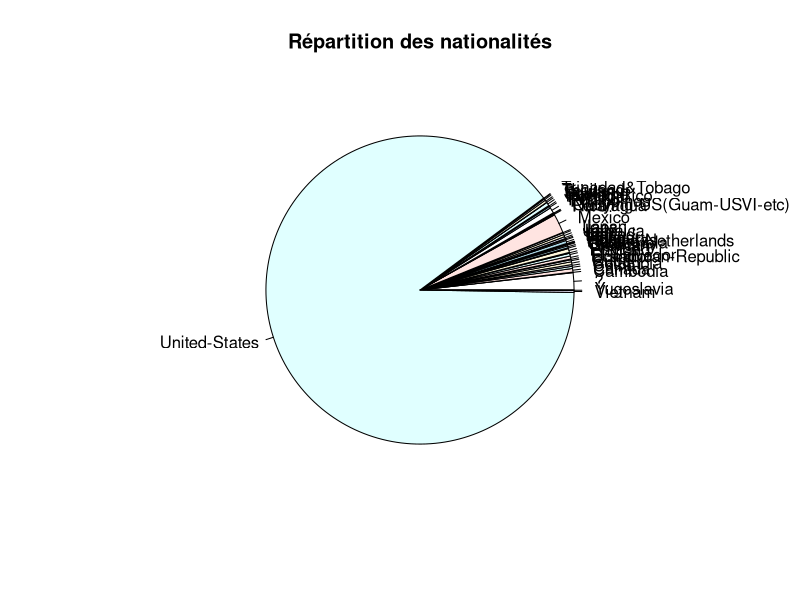
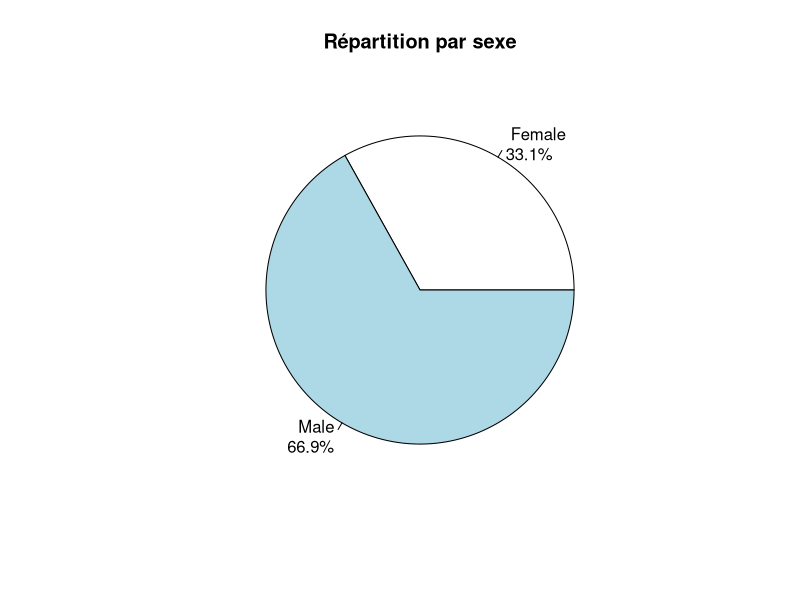
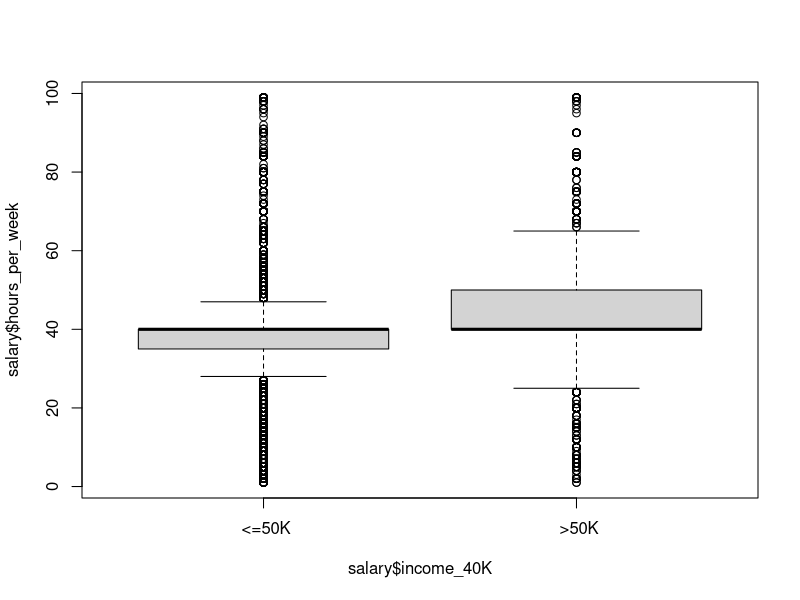
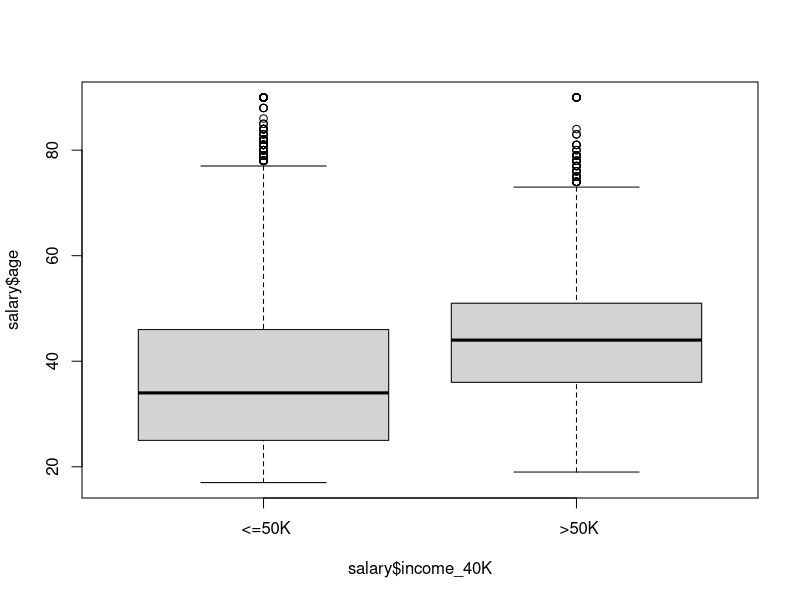
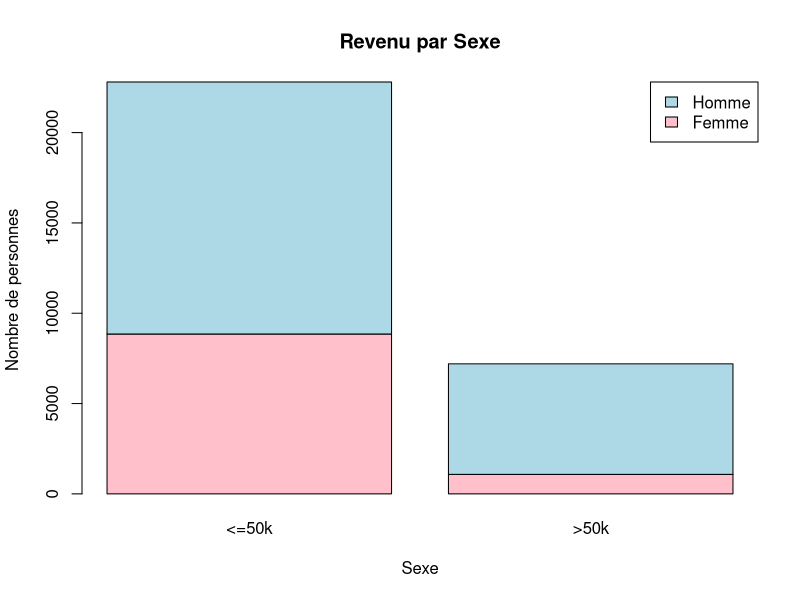

Reproduce these figures in R, in order. (Note: this script raises an error after producing the figures.)
## ---- chunk 1
salary <- read.csv("Salarie.csv")
## ---- chunk 2
# Compter le nombre d'éléments par type dans chaque colonne
count_by_type <- lapply(salary, table)

# Afficher les résultats
print(count_by_type)
## ---- chunk 3
summary(salary$workclass[salary$workclass == " ?"])
summary(salary$workclass[salary$occupation == " ?"])
summary(salary$workclass[salary$native_country == " ?"])
## ---- chunk 4
summary(salary)
str(salary)
## ---- chunk 5
head(salary)
tail(salary)
## ---- chunk 6
View(salary)
## ---- chunk 7
colonnes <- ncol(salary)
colnames(salary)

lignes <- nrow(salary)

sprintf("Le dataframe a %d lignes et %d colonnes.", lignes, colonnes)
## ---- chunk 8
valeurs_manquantes_par_colonne <- colSums(is.na(salary))
print(valeurs_manquantes_par_colonne)
## ---- chunk 9
nationalite <- unique(salary$native_country)
print(nationalite)

table_nationalites <- table(salary$native_country)

# Créer un diagramme en camembert avec la fonction pie()
pie(table_nationalites, labels = names(table_nationalites), main = "Répartition des nationalités")

# Afficher le nombre de lignes par nationalité
print(table_nationalites)
## ---- chunk 10
table_sexe <- table(salary$sex)
pourcentages <- round(100 * table_sexe / sum(table_sexe), 1)
pie(table_sexe, labels = sprintf("%s\n%.1f%%", names(table_sexe), pourcentages), main = "Répartition par sexe")
## ---- chunk 11
table_marital <- table(salary$marital_status)
print(table_marital)

## ---- chunk 12
boxplot(salary$hours_per_week ~ salary$income_40K, data = salary)
boxplot(salary$age ~ salary$income_40K, data = salary)


salary$sex_binary <- ifelse(salary$sex == " Male", 1, 0)


## ---- chunk 13

# Recodage de la variable income_40k en income_50k qui aura
class(salary$income_40K)
class(as.factor(salary$income_40K))
class(as.factor(salary$sex))


which(is.na(salary$sex))
which(is.na(salary$income_40K))

which(is.infinite(salary$sex))
which(is.infinite(salary$income_40K))

unique(salary$sex)

salary$income_40K <- as.factor(salary$income_40K)
length(salary$sex)
length(salary$income_40K)
## ---- chunk 14
contingency_table <- table(salary$sex, salary$income_40K)

barplot(contingency_table, beside = FALSE, 
        main = "Revenu par Sexe",
        xlab = "Sexe", ylab = "Nombre de personnes", col = c("pink", "lightblue"),
        legend.text = c("Femme", "Homme"), 
        args.legend = list(x = "topright"),
        names.arg = c("<=50k", ">50k")) 
## ---- chunk 15
# Créer un indice pour les lignes qui ne sont pas les États-Unis
non_us_indices <- which(salary$native_country != " United-States")

# Utiliser cet indice pour créer le facteur de nationalité et la variable de revenu correspondante
nationality_factor_no_us <- nationality_factor[non_us_indices]
income_40K_no_us <- salary$income_40K[non_us_indices]

# Créer la table de contingence en utilisant les données filtrées
nationality_table_no_us <- table(nationality_factor_no_us, income_40K_no_us)

library(ggplot2)
nationality_income_melted <- melt(nationality_table_no_us)
# Calculer la proportion de personnes pour chaque pays et catégorie de revenu
nationality_income_prop <- as.data.frame.matrix(prop.table(nationality_table_no_us, 1))
# Créer une heatmap
ggplot(nationality_income_melted, aes(x = nationality_factor_no_us, y = income_40K_no_us, fill = value)) +
  geom_tile() +
  scale_fill_gradient(low = "blue", high = "red") +
  labs(x = "Nationalité", y = "Revenu", fill = "Proportion") +
  theme(axis.text.x = element_text(angle = 90, hjust = 1))
## ---- chunk 16
ggplot(salary, aes(x = education_num, y = income_40K)) + 
  geom_bar(stat = "summary", fun = "mean") +
  xlab("Niveau d'Éducation") +
  ylab("Moyenne de Salaire >50K") +
  ggtitle("Moyenne de Salaire par Niveau d'Éducation") +
  theme(axis.text.x = element_text(angle = 90, hjust = 1)) # Pour éviter que les étiquettes se chevauchent


ggplot(salary, aes(x = education_num, y = income_40K)) + 
  geom_boxplot() +
  xlab("Niveau d'Éducation") +
  ylab("Salaire >50K") +
  ggtitle("Distribution des Salaires par Niveau d'Éducation") +
  theme(axis.text.x = element_text(angle = 90, hjust = 1)) # Pour éviter que les étiquettes se chevauchent

ggplot(salary, aes(x = education_num, y =income_40K)) + 
  geom_violin() +
  xlab("Niveau d'Éducation") +
  ylab("Salaire >50K") +
  ggtitle("Distribution des Salaires par Niveau d'Éducation avec Densité") +
  theme(axis.text.x = element_text(angle = 90, hjust = 1)) # Pour éviter que les étiquettes se chevauchent


## ---- chunk 17
library(dplyr)
library(ggplot2)

salary$income_40K_binary <- ifelse(salary$income_40K == " >50K", 1, 0)

aggregated_data <- salary %>%
  group_by(marital_status) %>%
  summarize(percentage = mean(income_40K_binary) * 100)

ggplot(aggregated_data, aes(x = marital_status, y = percentage)) + 
  geom_bar(stat = "identity") +
  geom_text(aes(label = sprintf("%.1f%%", percentage)), 
            position = position_dodge(width = 0.9), 
            vjust = -0.25, hjust = 0.5) +
  xlab("Statut Marital") +
  ylab("Pourcentage gagnant >50K") +
  ggtitle("Pourcentage gagnant >50K par Statut Marital") +
  theme(axis.text.x = element_text(angle = 45, hjust = 1))


## ---- chunk 18
# Créer un histogramme avec une couleur par âge
my_colors <- rainbow(length(unique(salary$age)))
hist(salary$age, col = my_colors, main = "Histogramme par âge", xlab = "Âge")
## ---- chunk 19
library(dplyr)
library(ggplot2)

aggregated_data <- salary %>%
  group_by(occupation) %>%
  summarize(percentage = mean(income_40K_binary) * 100)

ggplot(aggregated_data, aes(x = occupation, y = percentage)) + 
  geom_bar(stat = "identity", fill = "skyblue") +
  geom_text(aes(label = sprintf("%.1f%%", percentage)), 
            position = position_dodge(width = 0.9), 
            vjust = -0.25, hjust = 0.5) +
  xlab("Occupation") +
  ylab("Pourcentage gagnant >50K") +
  ggtitle("Pourcentage gagnant >50K par Occupation") +
  theme(axis.text.x = element_text(angle = 45, hjust = 1)) 

## ---- chunk 20
library(dplyr)
library(ggplot2)

aggregated_data <- salary %>%
  group_by(workclass) %>%
  summarize(percentage = mean(income_40K_binary) * 100) 

ggplot(aggregated_data, aes(x = workclass, y = percentage)) + 
  geom_bar(stat = "identity", fill = "steelblue") +
  geom_text(aes(label = sprintf("%.1f%%", percentage)), 
            position = position_dodge(width = 0.9), 
            vjust = -0.25, hjust = 0.5) +
  xlab("Classe de Travail") +
  ylab("Pourcentage gagnant >50K") +
  ggtitle("Pourcentage gagnant >50K par Classe de Travail") +
  theme(axis.text.x = element_text(angle = 45, hjust = 1))

## ---- chunk 21
aggregated_data_relationship <- salary %>%
  group_by(relationship) %>%
  summarize(percentage = mean(income_40K_binary) * 100) # Calcule le pourcentage

# Créer le graphique pour relationship
ggplot(aggregated_data_relationship, aes(x = relationship, y = percentage)) + 
  geom_bar(stat = "identity", fill = "cornflowerblue") +
  geom_text(aes(label = sprintf("%.1f%%", percentage)), 
            position = position_dodge(width = 0.9), 
            vjust = -0.3, hjust = 0.5) +
  xlab("Relation Familiale") +
  ylab("Pourcentage gagnant >50K") +
  ggtitle("Pourcentage gagnant >50K par Relation Familiale") +
  theme(axis.text.x = element_text(angle = 45, hjust = 1))
## ---- chunk 22
# Calculer les pourcentages pour race
aggregated_data_race <- salary %>%
  group_by(race) %>%
  summarize(percentage = mean(income_40K_binary) * 100) # Calcule le pourcentage

# Créer le graphique pour race
ggplot(aggregated_data_race, aes(x = race, y = percentage)) + 
  geom_bar(stat = "identity", fill = "lightgreen") +
  geom_text(aes(label = sprintf("%.1f%%", percentage)), 
            position = position_dodge(width = 0.9), 
            vjust = -0.3, hjust = 0.5) +
  xlab("Race") +
  ylab("Pourcentage gagnant >50K") +
  ggtitle("Pourcentage gagnant >50K par Race") +
  theme(axis.text.x = element_text(angle = 45, hjust = 1))
## ---- chunk 23
library(dplyr)
library(ggplot2)

# Calculer les pourcentages pour native_country
aggregated_data_country <- salary %>%
  group_by(native_country) %>%
  summarize(percentage = mean(income_40K_binary) * 100) # Calcule le pourcentage

# Créer le graphique pour native_country
ggplot(aggregated_data_country, aes(x = reorder(native_country, -percentage), y = percentage)) + 
  geom_bar(stat = "identity", fill = "tomato") +
  geom_text(aes(label = sprintf("%.1f%%", percentage)), 
            position = position_dodge(width = 0.9), 
            vjust = -0.3, hjust = 0.5) +
  xlab("Pays d'origine") +
  ylab("Pourcentage gagnant >50K") +
  ggtitle("Pourcentage gagnant >50K par Pays d'origine") +
  theme(axis.text.x = element_text(angle = 90, hjust = 1, vjust = 0.5))

## ---- chunk 24
glm_model = glm(income_40K ~ age+sex, data=salary, family = "binomial")
tbl_regression(glm_model, exponentiate = TRUE)
## ---- chunk 25
package(carret)
predict(glm_model,)
